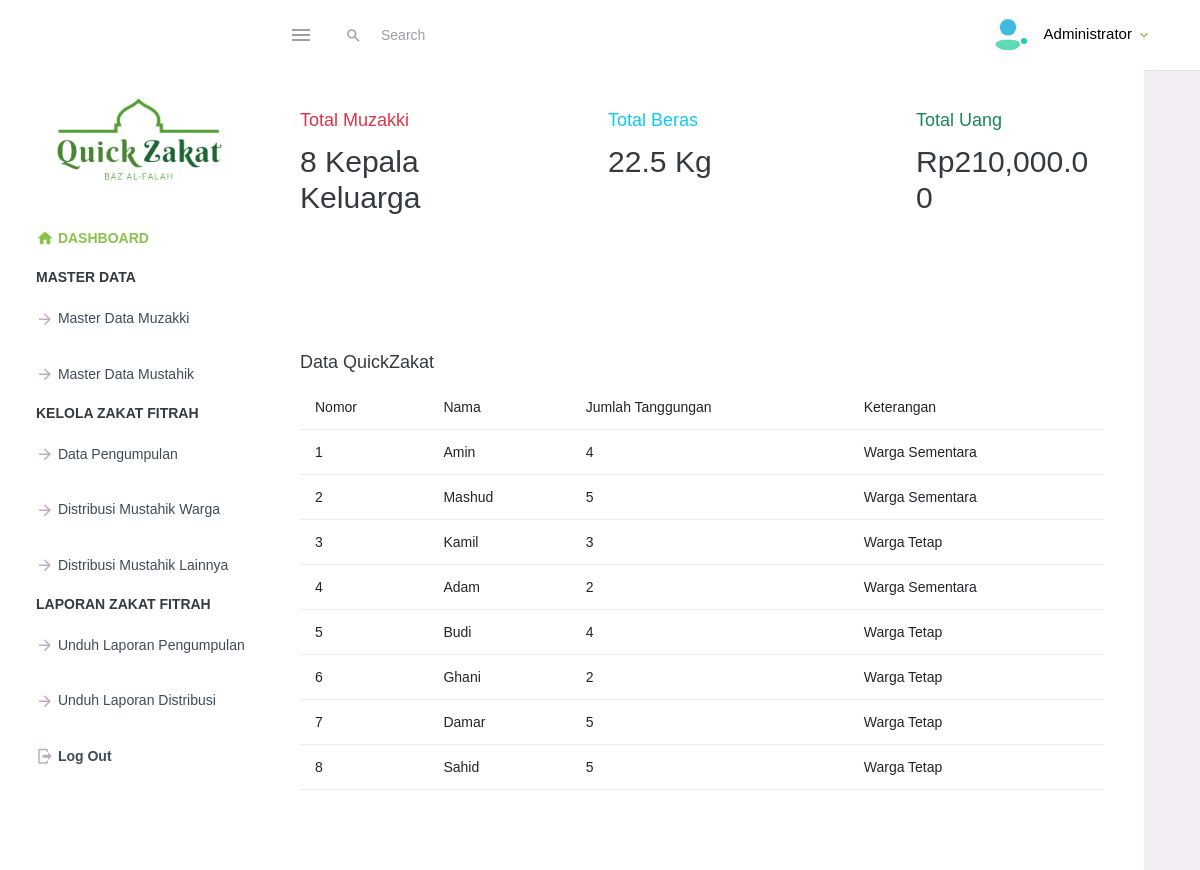
The app's page /home.php with its own data.
### tables this page shows
CREATE TABLE `muzakki` (
  `id_muzakki` int(11) NOT NULL,
  `nama_muzakki` varchar(50) NOT NULL,
  `jumlah_tanggungan` int(20) NOT NULL,
  `keterangan` varchar(1000) NOT NULL,
  `status` varchar(20) DEFAULT NULL
);

### home.php (the view, shortened to what this page needs)
<?php include('header.php');
include('koneksi.php');
$total = mysqli_query($koneksi, "SELECT * FROM muzakki");
$total = mysqli_num_rows($total);
$beras = mysqli_query($koneksi, "SELECT SUM(bayar_beras) AS total_beras FROM bayarzakat");
$beras = mysqli_fetch_assoc($beras);
$uang = mysqli_query($koneksi, "SELECT SUM(bayar_uang) AS total_uang FROM bayarzakat");
$uang = mysqli_fetch_assoc($uang);
?>
<div class="row">
  <div class="col-md-4 stretch-card grid-margin">
    <div class="card border-danger">
      <div class="card-body">
        <h4 class="card-title text-danger">Total Muzakki</h4>
        <h2 class="font-weight-normal mb-3"><?= $total; ?> Kepala Keluarga</h2>
      </div>
    </div>
  </div>
  <div class="col-md-4 stretch-card grid-margin">
    <div class="card border-info">
      <div class="card-body">
        <h4 class="card-title text-info">Total Beras</h4>
        <h2 class="font-weight-normal mb-3"><?= $beras['total_beras']; ?> Kg</h2>
      </div>
    </div>
  </div>
  <div class="col-md-4 stretch-card grid-margin">
    <div class="card border-success">
      <div class="card-body">
        <h4 class="card-title text-success">Total Uang</h4>
        <h2 class="font-weight-normal mb-3">Rp<?php $number = $uang['total_uang'];
                                                    $formattedNumber = number_format($number, 2, '.', ',');
                                                    echo $formattedNumber; ?></h2>
      </div>
    </div>
  </div>
  <div class="col-12 grid-margin">
    <div class="card">
      <div class="card-body">
        <h4 class="card-title">Data QuickZakat</h4>
        <div class="table-responsive">
          <table class="table">
            <thead>
              <tr>
                <th>Nomor</th>
                <th>Nama</th>
                <th>Jumlah Tanggungan</th>
                <th>Keterangan</th>
              </tr>
            </thead>
            <tbody>
              <?php
              $query = "SELECT * FROM muzakki ORDER BY id_muzakki ASC";
              $result = mysqli_query($koneksi, $query);
              $no = 1;
              while ($row = mysqli_fetch_assoc($result)) {
              ?>
                <tr>
                  <td><?php echo $no; ?></td>
                  <td><?php echo $row['nama_muzakki']; ?></td>
                  <td><?php echo $row['jumlah_tanggungan']; ?></td>
                  <td><?php echo $row['keterangan']; ?></td>
                </tr>
              <?php
                $no++;
              }
              ?>
            </tbody>
          </table>
        </div>
      </div>
    </div>
  </div>
</div>
<footer class="footer">
</footer>
</body>
</html>

### records on screen
muzakki: nama_muzakki "Amin", jumlah_tanggungan "4", keterangan "Warga Sementara"
muzakki: nama_muzakki "Mashud", jumlah_tanggungan "5", keterangan "Warga Sementara"
muzakki: nama_muzakki "Kamil", jumlah_tanggungan "3", keterangan "Warga Tetap"
muzakki: nama_muzakki "Adam", jumlah_tanggungan "2", keterangan "Warga Sementara"
muzakki: nama_muzakki "Budi", jumlah_tanggungan "4", keterangan "Warga Tetap"
muzakki: nama_muzakki "Ghani", jumlah_tanggungan "2", keterangan "Warga Tetap"
muzakki: nama_muzakki "Damar", jumlah_tanggungan "5", keterangan "Warga Tetap"
muzakki: nama_muzakki "Sahid", jumlah_tanggungan "5", keterangan "Warga Tetap"

### other values on screen
$total "8"
$beras['total_beras'] "22.5"
$formattedNumber "210,000.00"
